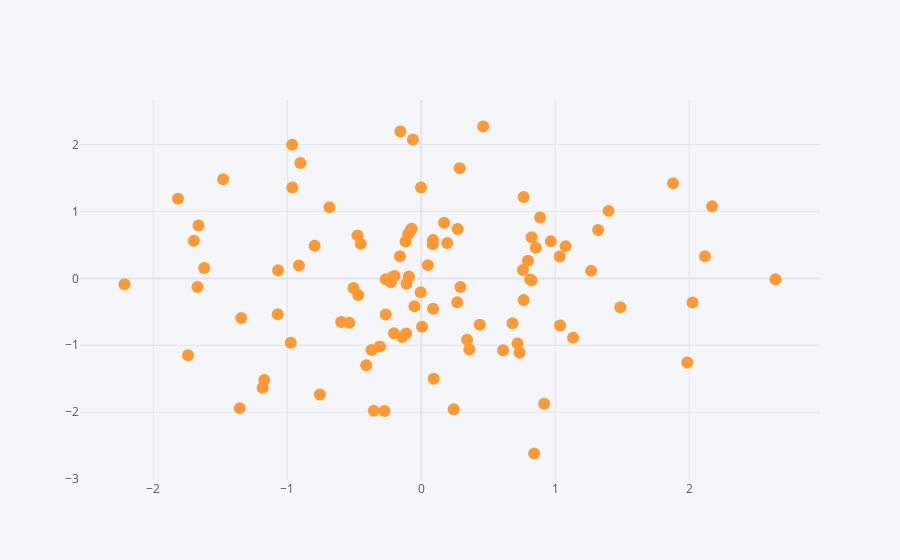

Notebook cell for this chart:
### Code cell
df.iplot(x = 'A', y = 'B', mode = 'markers') # Behaviour of A with respect to B
